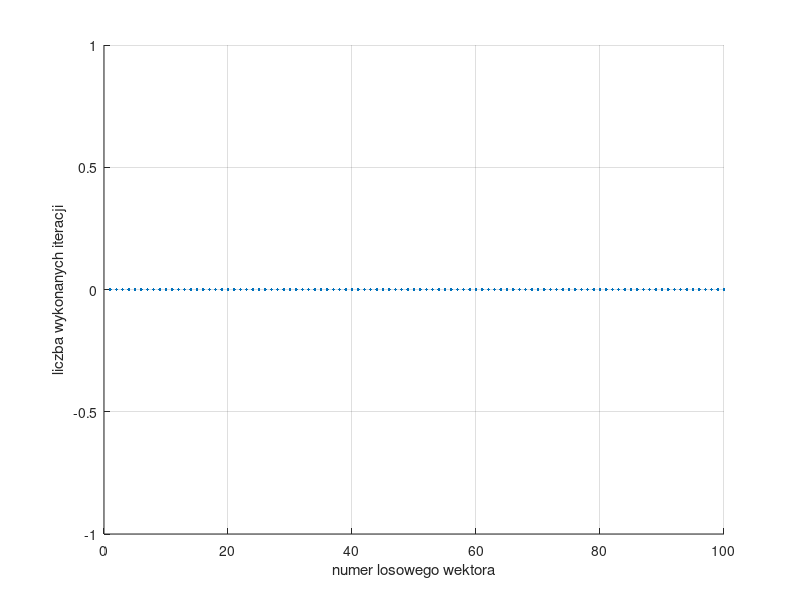

The MATLAB source for this figure: (Note: this script raises an error after producing the figure.)
function [Itneededmin,Itneededmax] = TestyNumeryczne()
rng(217);
A=rand(100)+rand(100).*1i;
X=rand(100)+rand(100).*1i;

results = zeros(100,3);
for i=1:100
   % [results(i,1),results(i,2),results(i,3)]=P2Z39_PRO_MinEigVal(A,X(:,i));
    
end
vectornr = 1:100;
figure;
hold on
grid on
plot(vectornr,results(:,2),'.','LineWidth',0.25)
xlabel("numer losowego wektora")
ylabel("liczba wykonanych iteracji")

Itneededmin=zeros(9,1);
Itneededmax=zeros(9,1);
for j=1:9

    [~,Itneededmin(j),~]=P2Z39_PRO_MinEigVal(A,X(:,34),1000,10^(-j-5));
     [~,Itneededmax(j),~]=P2Z39_PRO_MinEigVal(A,X(:,99),1000,10^(-j-5));
     
end

    